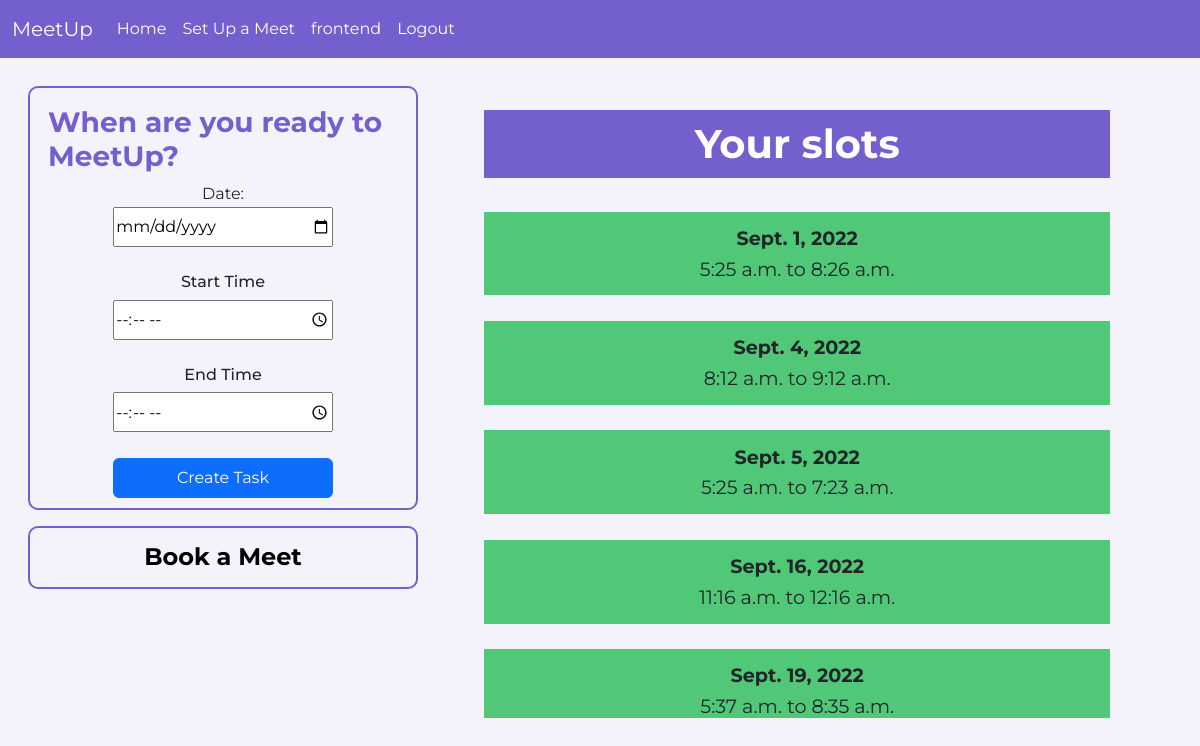
/home (signed in), run on the app's committed database.
### meetup/models.py (models this page shows, shortened)
class User(AbstractUser):
    fullname = models.TextField(blank=False)

class Slot(models.Model):
    admin = models.ForeignKey(User, on_delete=models.CASCADE, related_name="creator")
    public = models.ForeignKey(User, on_delete=models.CASCADE, related_name="meeter", blank=True, null=True)
    title = models.TextField(blank=True)
    starttime = models.TimeField()
    endtime = models.TimeField()
    date = models.DateField()
    booked = models.BooleanField(default=False)

### meetup/views.py (the view)
# urls.py: 2. Add a URL to urlpatterns:  path('', views.home, name='home')
def home(request):
    now = datetime.now()
    if request.user.is_authenticated:
        slots = Slot.objects.filter(admin=request.user)
        slots = slots.order_by('date')
    else:
        slots = "Login to create a meeting slot."
    return render(request, "meetup/home.html", {
        "slots": slots,
        "now": now
    })

### meetup/templates/meetup/home.html (shortened to what this page needs)
{% extends 'meetup/layout.html' %}
{%load static%}
{% block body %}
{% if user.is_authenticated %}
<div id="box1">
    <div class="scheduleform">
        <form action="{% url 'create_slot' %}" name="create-slot-form" class="create-slot-form" method="POST">
            <h4>When are you ready to MeetUp?</h4>
            <label for="slot-date">Date: </label>
            <input type="date" id="slot-date" name="slot-date"><br>
            <h6>Start Time</h6>
            <input type="time" id="start-time" name="start-time"><br>
            <h6>End Time</h6>
            <input type="time" id="end-time" name="end-time">
            <br>
            <input id="create-task" type="submit" value="Create Task" class="btn btn-primary" />
        </form>
        <div class="book-btn">
            <a href="{% url 'setup' %}">Book a Meet</a>
        </div>
    </div>
    <div class="slots">
        <h1 class="heading"> Your slots </h1><br>
        {% if slots %}
        {% for slot in slots %}
        {% if now > slot.endtime %}
        <div class="slot past-slot ">
            <strong>{{ slot.date }}</strong> <br>
            {{slot.starttime}} to {{slot.endtime}}
        </div><br>
        {% else %}
        {% if slot.booked %}
        <div class=" slot booked-slot">
            <strong>{{ slot.date }}</strong> <br>
            {{slot.starttime}} to {{slot.endtime}}
            <button>Cancel</button>
        </div><br>
        {% else %}
        <div class=" slot unbooked-slot">
            <strong>{{ slot.date }}</strong><br>
            {{slot.starttime}} to {{slot.endtime}}
        </div><br>
        {% endif %}
        {% endif %}
        {% endfor %}
        {% else %}
        <h1>You dont have any meeting slots yet. <br> <a href="{% url 'create_slot' %}">Create a slot</a> or <a
                href="{% url 'setup' %}"> set up a meet</a></h1>
        {% endif %}
    </div>
</div>
{% else %}
<center>
    <h1><a href="{% url 'login_view' %}">Login</a> to set up meetings</h1>
</center>
{% endif %}
{% endblock %}

### meetup/templates/meetup/layout.html (shortened to what this page needs)
{% load static %}
<!DOCTYPE html>
<html lang="en">
<head>
    <link href="https://cdn.jsdelivr.net/npm/bootstrap@5.2.0/dist/css/bootstrap.min.css" rel="stylesheet"
>
    <link href="{% static 'meetup/styles.css' %}" rel="stylesheet">
</head>
<body>
        <div class="nb">
            <nav class="navbar navbar-expand-lg navbar-dark ">
                <div class="container-fluid nav-container">
                    <a class="navbar-brand" href="#">MeetUp</a>
                    <div class="collapse navbar-collapse" id="navbarSupportedContent">
                        <ul class="navbar-nav me-auto mb-2 mb-lg-0">
                            {% if user.is_authenticated %}
                                <li class="nav-item">
                                    <a class="nav-link active" aria-current="page" href="{% url 'home' %}">Home</a>
                                </li>
                                <li class="nav-item">
                                    <a class="nav-link active" aria-current="page" href="{% url 'setup' %}">Set Up a Meet</a>
                                </li>
                                <li class="nav-item">
                                    <a class="nav-link active" aria-current="page" href="#">{{ user.fullname }}</a>
                                </li>
                                <li class="nav-item">
                                    <a class="nav-link active" aria-current="page" href="{% url 'logout_view' %}">Logout</a>
                                </li>
                            {% endif %}
                        </ul>
                    </div>
                </div>
            </nav>
        </div>
    {% block body %}
    {% endblock %}
</body>
</html>

### meetup/static/meetup/styles.css (style rules this page uses)
* { margin: 0; font-family: 'Montserrat', sans-serif; box-sizing: border-box; }
body { display: flex; flex-direction: column; min-height: 100vh; line-height: 1.6; background-color: #f4f3fb; }
.navbar { background-color: #735fcd; }
h4, h5 { font-weight: 500; }
h4 { font-size: 28px; }
.create-slot-form, .book-btn { padding: 10px; margin:2%; border: 2px solid #735fcd; border-radius: 10px; display:flex; flex-direction: column; align-items: center; justify-content: center; }
.book-btn { font-weight: 700; font-size: 1.5rem; color: black; text-decoration: none; }
.book-btn a { text-decoration: none; cursor: pointer; color: inherit; }
.create-slot-form input { min-width: 60%; min-height: 2.5rem; }
.create-slot-form h4 { color: #735fcd; font-weight: 700; margin: 0.5rem; }
.slots { display: flex; flex-direction: column; justify-content: center; align-items: center; }
.slots .heading { margin-top: 2rem; text-align: center; min-width:90%; background-color:#735fcd; color: white; padding:10px 0; font-weight: 700; }
.slots .slot { min-width: 90%; padding: 0.7rem 0; font-size: 1.2rem; text-align: center; background-color: #50C878; }

### meetup/templates/meetup/home.html (style rules this page uses)
#box1 { display: flex; padding: 20px; height: 680px; }
.scheduleform { margin: 20 0; width: 35%; display: flex; flex-direction: column; }
.slots { border-radius: 10px; margin: 0 2%; width: 60%; display: flex; flex-direction: column; justify-content: flex-start; overflow-y: scroll; }

### data on the page
User: fullname "frontend"
Slot: date "Sept. 1, 2022", starttime "5:25 a.m.", endtime "8:26 a.m."
Slot: date "Sept. 4, 2022", starttime "8:12 a.m.", endtime "9:12 a.m."
Slot: date "Sept. 5, 2022", starttime "5:25 a.m.", endtime "7:23 a.m."
Slot: date "Sept. 16, 2022", starttime "11:16 a.m.", endtime "12:16 a.m."
Slot: date "Sept. 19, 2022", starttime "5:37 a.m.", endtime "8:35 a.m."
